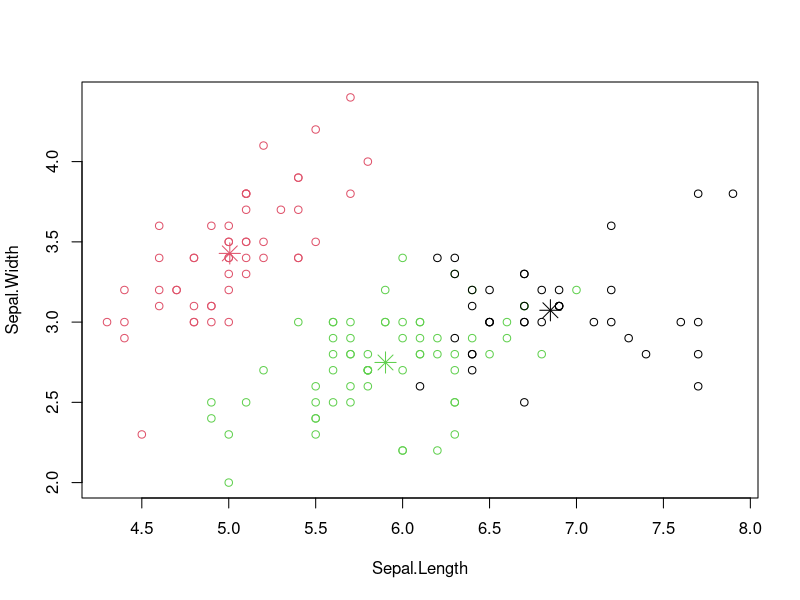

This figure's R source:
#基于iris数据显示k-means聚类方法
iris2<-iris

#从数据集中删除species变量
iris2$Species<-NULL

#对数据集iris2上应用kmeans()函数，并将聚类结果存储在kc变量中，聚类数设置为3
(kmeans.result<-kmeans(iris2,3))

#比较聚类结果中各组Species的数目
table(iris$Species,kmeans.result$cluster)

#从结果中可以看出，聚类“setosa”能够很容易的与其他聚类分开，而聚类"versicolor"和“virginica”
#与其他有小程度的覆盖

#下面绘制一下各个聚簇及他们的中心，数据中有4个维度，下面只绘制2个维度。在图形显示中一些黑点离绿色中心比离黑色中心更近。
#由于初始随机选择的聚类中心不同，k-均值聚类的结果每次运行都会不同。

plot(iris2[c("Sepal.Length","Sepal.Width")],col=kmeans.result$cluster)

#绘制中心点
points(kmeans.result$centers[,c("Sepal.Length","Sepal.Width")],col=1:3,pch=8,cex=2)




